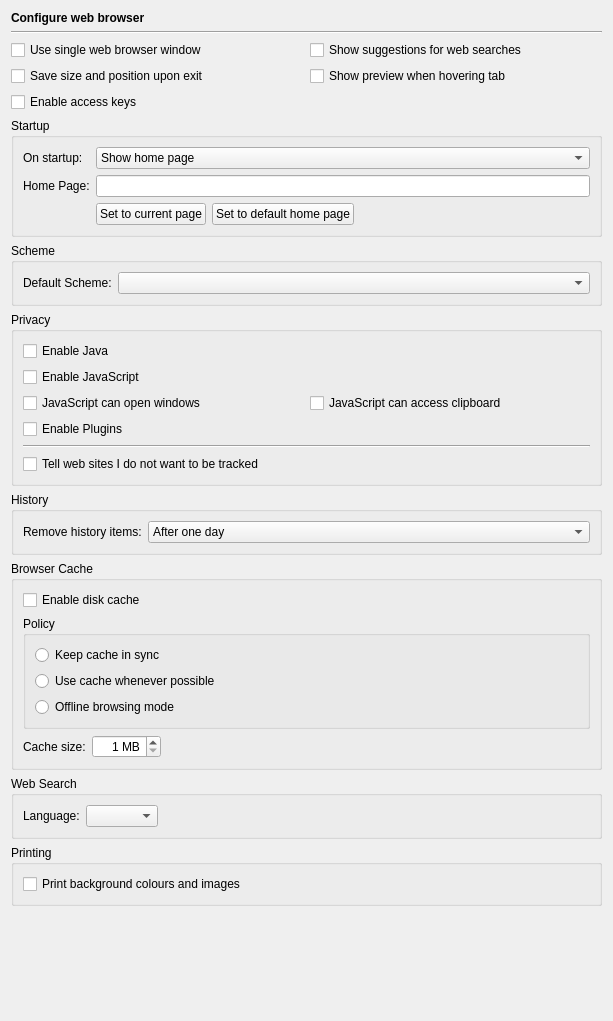
<?xml version="1.0" encoding="UTF-8"?>
<ui version="4.0">
 <class>HelpWebBrowserPage</class>
 <widget class="QWidget" name="HelpWebBrowserPage">
  <property name="geometry">
   <rect>
    <x>0</x>
    <y>0</y>
    <width>613</width>
    <height>1021</height>
   </rect>
  </property>
  <layout class="QVBoxLayout" name="verticalLayout_2">
   <item>
    <widget class="QLabel" name="headerLabel">
     <property name="text">
      <string>&lt;b&gt;Configure web browser&lt;/b&gt;</string>
     </property>
    </widget>
   </item>
   <item>
    <widget class="Line" name="line17">
     <property name="frameShape">
      <enum>QFrame::HLine</enum>
     </property>
     <property name="frameShadow">
      <enum>QFrame::Sunken</enum>
     </property>
     <property name="orientation">
      <enum>Qt::Horizontal</enum>
     </property>
    </widget>
   </item>
   <item>
    <layout class="QGridLayout" name="gridLayout_5">
     <item row="0" column="0">
      <widget class="QCheckBox" name="singleHelpWindowCheckBox">
       <property name="toolTip">
        <string>Select to use a single help browser window only</string>
       </property>
       <property name="text">
        <string>Use single web browser window</string>
       </property>
      </widget>
     </item>
     <item row="0" column="1">
      <widget class="QCheckBox" name="webSuggestionsCheckBox">
       <property name="toolTip">
        <string>Select to enable suggestions for web searches</string>
       </property>
       <property name="text">
        <string>Show suggestions for web searches</string>
       </property>
      </widget>
     </item>
     <item row="1" column="0">
      <widget class="QCheckBox" name="saveGeometryCheckBox">
       <property name="toolTip">
        <string>Select to save the window size and position</string>
       </property>
       <property name="text">
        <string>Save size and position upon exit</string>
       </property>
      </widget>
     </item>
     <item row="1" column="1">
      <widget class="QCheckBox" name="showTabPreviews">
       <property name="toolTip">
        <string>Select to show a page preview when the mouse hovers over the tab</string>
       </property>
       <property name="text">
        <string>Show preview when hovering tab</string>
       </property>
      </widget>
     </item>
     <item row="2" column="0">
      <widget class="QCheckBox" name="accessKeysCheckBox">
       <property name="toolTip">
        <string>Select to enable support for access keys</string>
       </property>
       <property name="text">
        <string>Enable access keys</string>
       </property>
      </widget>
     </item>
    </layout>
   </item>
   <item>
    <widget class="QGroupBox" name="startupGroupBox">
     <property name="title">
      <string>Startup</string>
     </property>
     <layout class="QGridLayout" name="gridLayout_3">
      <item row="0" column="0">
       <widget class="QLabel" name="label">
        <property name="text">
         <string>On startup:</string>
        </property>
       </widget>
      </item>
      <item row="0" column="1" colspan="3">
       <widget class="QComboBox" name="startupCombo">
        <property name="toolTip">
         <string>Select the startup behavior</string>
        </property>
        <item>
         <property name="text">
          <string>Show home page</string>
         </property>
        </item>
        <item>
         <property name="text">
          <string>Show empty page</string>
         </property>
        </item>
       </widget>
      </item>
      <item row="1" column="0">
       <widget class="QLabel" name="label_2">
        <property name="text">
         <string>Home Page:</string>
        </property>
       </widget>
      </item>
      <item row="1" column="1" colspan="3">
       <widget class="QLineEdit" name="homePageEdit">
        <property name="toolTip">
         <string>Enter the desired home page</string>
        </property>
       </widget>
      </item>
      <item row="2" column="1">
       <widget class="QPushButton" name="setCurrentPageButton">
        <property name="toolTip">
         <string>Press to set the current page as the home page</string>
        </property>
        <property name="text">
         <string>Set to current page</string>
        </property>
       </widget>
      </item>
      <item row="2" column="2">
       <widget class="QPushButton" name="defaultHomeButton">
        <property name="toolTip">
         <string>Press to set the default home page</string>
        </property>
        <property name="text">
         <string>Set to default home page</string>
        </property>
       </widget>
      </item>
      <item row="2" column="3">
       <spacer name="horizontalSpacer_2">
        <property name="orientation">
         <enum>Qt::Horizontal</enum>
        </property>
        <property name="sizeHint" stdset="0">
         <size>
          <width>160</width>
          <height>20</height>
         </size>
        </property>
       </spacer>
      </item>
     </layout>
    </widget>
   </item>
   <item>
    <widget class="QGroupBox" name="groupBox_2">
     <property name="title">
      <string>Scheme</string>
     </property>
     <layout class="QGridLayout" name="gridLayout_4">
      <item row="0" column="0">
       <widget class="QLabel" name="label_3">
        <property name="text">
         <string>Default Scheme:</string>
        </property>
       </widget>
      </item>
      <item row="0" column="1">
       <widget class="QComboBox" name="defaultSchemeCombo">
        <property name="sizePolicy">
         <sizepolicy hsizetype="Expanding" vsizetype="Fixed">
          <horstretch>0</horstretch>
          <verstretch>0</verstretch>
         </sizepolicy>
        </property>
        <property name="toolTip">
         <string>Select the default scheme</string>
        </property>
        <property name="whatsThis">
         <string>&lt;b&gt;Default Scheme&lt;/b&gt;&lt;p&gt;Select the default scheme. This scheme is prepended to URLs, that don't contain one.&lt;/p&gt;</string>
        </property>
        <property name="editable">
         <bool>false</bool>
        </property>
       </widget>
      </item>
     </layout>
    </widget>
   </item>
   <item>
    <widget class="QGroupBox" name="privacyGroup">
     <property name="title">
      <string>Privacy</string>
     </property>
     <layout class="QGridLayout" name="gridLayout">
      <item row="0" column="0" colspan="2">
       <widget class="QCheckBox" name="javaCheckBox">
        <property name="toolTip">
         <string>Select to enable Java</string>
        </property>
        <property name="text">
         <string>Enable Java</string>
        </property>
       </widget>
      </item>
      <item row="1" column="0" colspan="2">
       <widget class="QCheckBox" name="javaScriptCheckBox">
        <property name="toolTip">
         <string>Select to enable JavaScript</string>
        </property>
        <property name="text">
         <string>Enable JavaScript</string>
        </property>
       </widget>
      </item>
      <item row="2" column="0">
       <widget class="QCheckBox" name="jsOpenWindowsCheckBox">
        <property name="toolTip">
         <string>Select to allow JavaScript to open windows</string>
        </property>
        <property name="text">
         <string>JavaScript can open windows</string>
        </property>
       </widget>
      </item>
      <item row="2" column="1">
       <widget class="QCheckBox" name="jsClipboardCheckBox">
        <property name="toolTip">
         <string>Select to allow JavaScript to access the clipboard</string>
        </property>
        <property name="text">
         <string>JavaScript can access clipboard</string>
        </property>
       </widget>
      </item>
      <item row="3" column="0" colspan="2">
       <widget class="QCheckBox" name="pluginsCheckBox">
        <property name="toolTip">
         <string>Select to enable plugins in web pages</string>
        </property>
        <property name="text">
         <string>Enable Plugins</string>
        </property>
       </widget>
      </item>
      <item row="4" column="0" colspan="2">
       <widget class="Line" name="line">
        <property name="orientation">
         <enum>Qt::Horizontal</enum>
        </property>
       </widget>
      </item>
      <item row="5" column="0" colspan="2">
       <widget class="QCheckBox" name="doNotTrackCheckBox">
        <property name="toolTip">
         <string>Select to enabled the &quot;Do Not Track&quot; feature</string>
        </property>
        <property name="text">
         <string>Tell web sites I do not want to be tracked</string>
        </property>
       </widget>
      </item>
     </layout>
    </widget>
   </item>
   <item>
    <widget class="QGroupBox" name="groupBox">
     <property name="title">
      <string>History</string>
     </property>
     <layout class="QHBoxLayout" name="horizontalLayout">
      <item>
       <widget class="QLabel" name="label_4">
        <property name="text">
         <string>Remove history items:</string>
        </property>
       </widget>
      </item>
      <item>
       <widget class="QComboBox" name="expireHistory">
        <property name="sizePolicy">
         <sizepolicy hsizetype="Expanding" vsizetype="Fixed">
          <horstretch>0</horstretch>
          <verstretch>0</verstretch>
         </sizepolicy>
        </property>
        <property name="toolTip">
         <string>Select the period for expiration of history entries</string>
        </property>
        <item>
         <property name="text">
          <string>After one day</string>
         </property>
        </item>
        <item>
         <property name="text">
          <string>After one week</string>
         </property>
        </item>
        <item>
         <property name="text">
          <string>After two weeks</string>
         </property>
        </item>
        <item>
         <property name="text">
          <string>After one month</string>
         </property>
        </item>
        <item>
         <property name="text">
          <string>After one year</string>
         </property>
        </item>
        <item>
         <property name="text">
          <string>Manually</string>
         </property>
        </item>
        <item>
         <property name="text">
          <string>On application exit</string>
         </property>
        </item>
       </widget>
      </item>
     </layout>
    </widget>
   </item>
   <item>
    <widget class="QGroupBox" name="cacheGroup">
     <property name="title">
      <string>Browser Cache</string>
     </property>
     <layout class="QGridLayout" name="gridLayout_2">
      <item row="0" column="0" colspan="3">
       <widget class="QCheckBox" name="diskCacheCheckBox">
        <property name="text">
         <string>Enable disk cache</string>
        </property>
       </widget>
      </item>
      <item row="1" column="0" colspan="3">
       <widget class="QGroupBox" name="groupBox_4">
        <property name="title">
         <string>Policy</string>
        </property>
        <layout class="QVBoxLayout" name="verticalLayout_3">
         <item>
          <widget class="QRadioButton" name="cacheKeepButton">
           <property name="toolTip">
            <string>Select to prefer the network</string>
           </property>
           <property name="text">
            <string>Keep cache in sync</string>
           </property>
          </widget>
         </item>
         <item>
          <widget class="QRadioButton" name="cachePreferButton">
           <property name="toolTip">
            <string>Select to prefer cached data</string>
           </property>
           <property name="text">
            <string>Use cache whenever possible</string>
           </property>
          </widget>
         </item>
         <item>
          <widget class="QRadioButton" name="cacheOfflineButton">
           <property name="toolTip">
            <string>Select to use cached data only</string>
           </property>
           <property name="text">
            <string>Offline browsing mode</string>
           </property>
          </widget>
         </item>
        </layout>
       </widget>
      </item>
      <item row="2" column="0">
       <widget class="QLabel" name="label_7">
        <property name="text">
         <string>Cache size:</string>
        </property>
       </widget>
      </item>
      <item row="2" column="1">
       <widget class="QSpinBox" name="cacheSizeSpinBox">
        <property name="toolTip">
         <string>Enter the maximum size of the disk cache</string>
        </property>
        <property name="alignment">
         <set>Qt::AlignRight|Qt::AlignTrailing|Qt::AlignVCenter</set>
        </property>
        <property name="suffix">
         <string> MB</string>
        </property>
        <property name="minimum">
         <number>1</number>
        </property>
        <property name="maximum">
         <number>999</number>
        </property>
       </widget>
      </item>
      <item row="2" column="2">
       <spacer name="horizontalSpacer">
        <property name="orientation">
         <enum>Qt::Horizontal</enum>
        </property>
        <property name="sizeHint" stdset="0">
         <size>
          <width>410</width>
          <height>20</height>
         </size>
        </property>
       </spacer>
      </item>
     </layout>
    </widget>
   </item>
   <item>
    <widget class="QGroupBox" name="groupBox_5">
     <property name="title">
      <string>Web Search</string>
     </property>
     <layout class="QHBoxLayout" name="horizontalLayout_2">
      <item>
       <widget class="QLabel" name="label_5">
        <property name="text">
         <string>Language:</string>
        </property>
       </widget>
      </item>
      <item>
       <widget class="QComboBox" name="languageCombo">
        <property name="toolTip">
         <string>Select the language to be used for web searches</string>
        </property>
        <property name="sizeAdjustPolicy">
         <enum>QComboBox::AdjustToContents</enum>
        </property>
       </widget>
      </item>
      <item>
       <spacer name="horizontalSpacer_3">
        <property name="orientation">
         <enum>Qt::Horizontal</enum>
        </property>
        <property name="sizeHint" stdset="0">
         <size>
          <width>450</width>
          <height>20</height>
         </size>
        </property>
       </spacer>
      </item>
     </layout>
    </widget>
   </item>
   <item>
    <widget class="QGroupBox" name="printGroup">
     <property name="title">
      <string>Printing</string>
     </property>
     <layout class="QVBoxLayout" name="verticalLayout">
      <item>
       <widget class="QCheckBox" name="printBackgroundsCheckBox">
        <property name="toolTip">
         <string>Select to print background colours and images</string>
        </property>
        <property name="text">
         <string>Print background colours and images</string>
        </property>
       </widget>
      </item>
     </layout>
    </widget>
   </item>
   <item>
    <spacer>
     <property name="orientation">
      <enum>Qt::Vertical</enum>
     </property>
     <property name="sizeHint" stdset="0">
      <size>
       <width>479</width>
       <height>121</height>
      </size>
     </property>
    </spacer>
   </item>
  </layout>
 </widget>
 <tabstops>
  <tabstop>singleHelpWindowCheckBox</tabstop>
  <tabstop>webSuggestionsCheckBox</tabstop>
  <tabstop>saveGeometryCheckBox</tabstop>
  <tabstop>showTabPreviews</tabstop>
  <tabstop>accessKeysCheckBox</tabstop>
  <tabstop>startupCombo</tabstop>
  <tabstop>homePageEdit</tabstop>
  <tabstop>setCurrentPageButton</tabstop>
  <tabstop>defaultHomeButton</tabstop>
  <tabstop>defaultSchemeCombo</tabstop>
  <tabstop>javaCheckBox</tabstop>
  <tabstop>javaScriptCheckBox</tabstop>
  <tabstop>jsOpenWindowsCheckBox</tabstop>
  <tabstop>jsClipboardCheckBox</tabstop>
  <tabstop>pluginsCheckBox</tabstop>
  <tabstop>doNotTrackCheckBox</tabstop>
  <tabstop>expireHistory</tabstop>
  <tabstop>diskCacheCheckBox</tabstop>
  <tabstop>cacheKeepButton</tabstop>
  <tabstop>cachePreferButton</tabstop>
  <tabstop>cacheOfflineButton</tabstop>
  <tabstop>cacheSizeSpinBox</tabstop>
  <tabstop>languageCombo</tabstop>
  <tabstop>printBackgroundsCheckBox</tabstop>
 </tabstops>
 <resources/>
 <connections/>
</ui>
